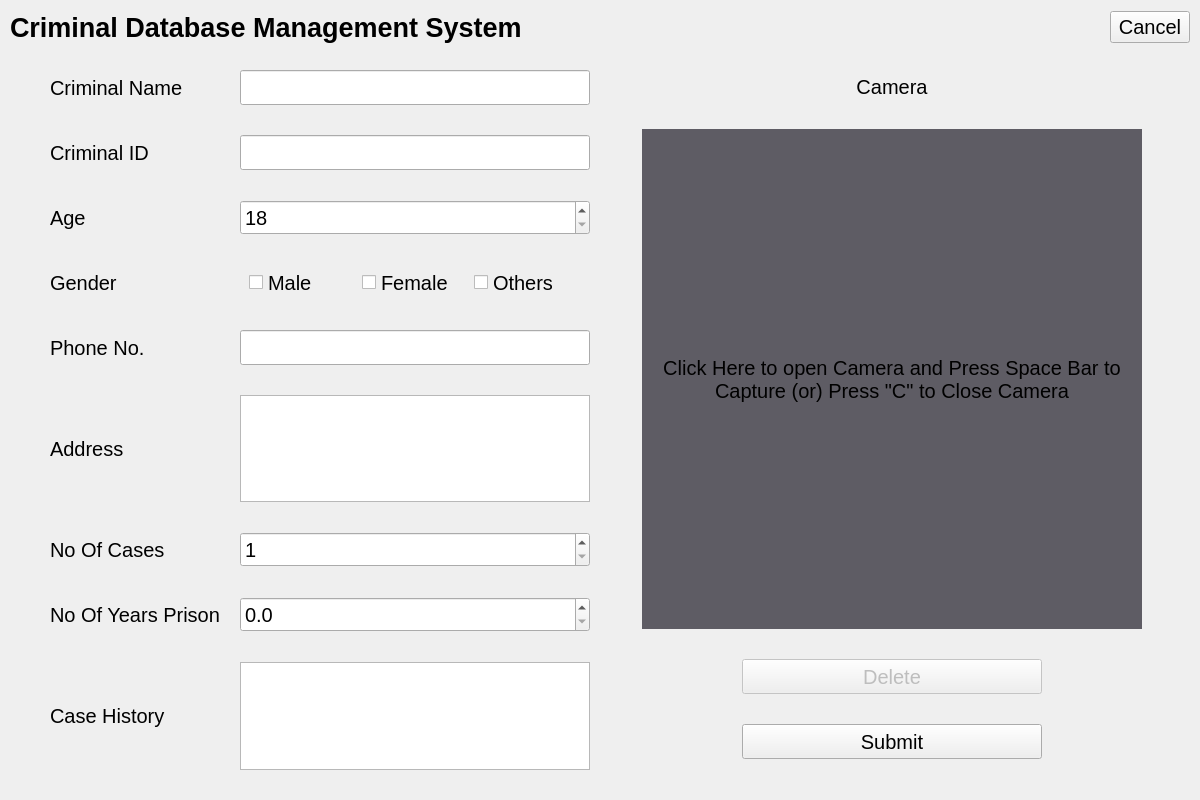
<?xml version="1.0" encoding="UTF-8"?>
<ui version="4.0">
 <class>MainWindow</class>
 <widget class="QMainWindow" name="MainWindow">
  <property name="geometry">
   <rect>
    <x>0</x>
    <y>0</y>
    <width>1200</width>
    <height>800</height>
   </rect>
  </property>
  <property name="sizePolicy">
   <sizepolicy hsizetype="Preferred" vsizetype="Preferred">
    <horstretch>0</horstretch>
    <verstretch>0</verstretch>
   </sizepolicy>
  </property>
  <property name="minimumSize">
   <size>
    <width>1200</width>
    <height>600</height>
   </size>
  </property>
  <property name="maximumSize">
   <size>
    <width>1920</width>
    <height>1080</height>
   </size>
  </property>
  <property name="windowTitle">
   <string>MainWindow</string>
  </property>
  <widget class="QWidget" name="mainWidget">
   <property name="sizePolicy">
    <sizepolicy hsizetype="Preferred" vsizetype="Preferred">
     <horstretch>0</horstretch>
     <verstretch>1</verstretch>
    </sizepolicy>
   </property>
   <property name="maximumSize">
    <size>
     <width>16777215</width>
     <height>16777215</height>
    </size>
   </property>
   <layout class="QVBoxLayout" name="MainLayout">
    <property name="spacing">
     <number>10</number>
    </property>
    <property name="sizeConstraint">
     <enum>QLayout::SetMaximumSize</enum>
    </property>
    <property name="leftMargin">
     <number>10</number>
    </property>
    <property name="topMargin">
     <number>10</number>
    </property>
    <property name="rightMargin">
     <number>10</number>
    </property>
    <property name="bottomMargin">
     <number>10</number>
    </property>
    <item>
     <widget class="QWidget" name="topBar" native="true">
      <property name="minimumSize">
       <size>
        <width>0</width>
        <height>35</height>
       </size>
      </property>
      <layout class="QHBoxLayout" name="horizontalLayout_4">
       <property name="leftMargin">
        <number>0</number>
       </property>
       <property name="topMargin">
        <number>0</number>
       </property>
       <property name="rightMargin">
        <number>0</number>
       </property>
       <property name="bottomMargin">
        <number>0</number>
       </property>
       <item alignment="Qt::AlignVCenter">
        <widget class="QLabel" name="title">
         <property name="sizePolicy">
          <sizepolicy hsizetype="Preferred" vsizetype="Preferred">
           <horstretch>0</horstretch>
           <verstretch>1</verstretch>
          </sizepolicy>
         </property>
         <property name="minimumSize">
          <size>
           <width>0</width>
           <height>30</height>
          </size>
         </property>
         <property name="font">
          <font>
           <pointsize>20</pointsize>
           <weight>75</weight>
           <bold>true</bold>
          </font>
         </property>
         <property name="text">
          <string>Criminal Database Management System</string>
         </property>
         <property name="margin">
          <number>0</number>
         </property>
        </widget>
       </item>
       <item alignment="Qt::AlignRight">
        <widget class="QPushButton" name="cancelBtn">
         <property name="font">
          <font>
           <pointsize>15</pointsize>
          </font>
         </property>
         <property name="text">
          <string>Cancel</string>
         </property>
        </widget>
       </item>
      </layout>
     </widget>
    </item>
    <item>
     <widget class="QWidget" name="criminalWidget" native="true">
      <property name="sizePolicy">
       <sizepolicy hsizetype="Preferred" vsizetype="Preferred">
        <horstretch>0</horstretch>
        <verstretch>1</verstretch>
       </sizepolicy>
      </property>
      <layout class="QHBoxLayout" name="horizontalLayout" stretch="0,0">
       <property name="spacing">
        <number>10</number>
       </property>
       <property name="leftMargin">
        <number>10</number>
       </property>
       <property name="topMargin">
        <number>10</number>
       </property>
       <property name="rightMargin">
        <number>10</number>
       </property>
       <property name="bottomMargin">
        <number>10</number>
       </property>
       <item alignment="Qt::AlignRight|Qt::AlignVCenter">
        <widget class="QWidget" name="criminalDetailsPage" native="true">
         <property name="sizePolicy">
          <sizepolicy hsizetype="Preferred" vsizetype="Preferred">
           <horstretch>1</horstretch>
           <verstretch>0</verstretch>
          </sizepolicy>
         </property>
         <layout class="QGridLayout" name="gridLayout">
          <property name="leftMargin">
           <number>5</number>
          </property>
          <property name="topMargin">
           <number>5</number>
          </property>
          <property name="rightMargin">
           <number>5</number>
          </property>
          <property name="bottomMargin">
           <number>10</number>
          </property>
          <property name="horizontalSpacing">
           <number>20</number>
          </property>
          <property name="verticalSpacing">
           <number>30</number>
          </property>
          <item row="7" column="1">
           <widget class="QLabel" name="noofyrspriLabel">
            <property name="minimumSize">
             <size>
              <width>0</width>
              <height>35</height>
             </size>
            </property>
            <property name="maximumSize">
             <size>
              <width>16777215</width>
              <height>35</height>
             </size>
            </property>
            <property name="font">
             <font>
              <pointsize>15</pointsize>
             </font>
            </property>
            <property name="text">
             <string>No Of Years Prison</string>
            </property>
           </widget>
          </item>
          <item row="0" column="1">
           <widget class="QLabel" name="nameLabel">
            <property name="minimumSize">
             <size>
              <width>0</width>
              <height>35</height>
             </size>
            </property>
            <property name="font">
             <font>
              <pointsize>15</pointsize>
             </font>
            </property>
            <property name="text">
             <string>Criminal Name</string>
            </property>
           </widget>
          </item>
          <item row="5" column="1">
           <widget class="QLabel" name="addressLabel">
            <property name="minimumSize">
             <size>
              <width>0</width>
              <height>35</height>
             </size>
            </property>
            <property name="maximumSize">
             <size>
              <width>16777215</width>
              <height>35</height>
             </size>
            </property>
            <property name="font">
             <font>
              <pointsize>15</pointsize>
             </font>
            </property>
            <property name="text">
             <string>Address</string>
            </property>
           </widget>
          </item>
          <item row="4" column="2">
           <widget class="QLineEdit" name="cPhNo">
            <property name="minimumSize">
             <size>
              <width>350</width>
              <height>35</height>
             </size>
            </property>
            <property name="maximumSize">
             <size>
              <width>16777215</width>
              <height>35</height>
             </size>
            </property>
            <property name="font">
             <font>
              <pointsize>15</pointsize>
             </font>
            </property>
           </widget>
          </item>
          <item row="2" column="1">
           <widget class="QLabel" name="ageLabel">
            <property name="minimumSize">
             <size>
              <width>0</width>
              <height>35</height>
             </size>
            </property>
            <property name="maximumSize">
             <size>
              <width>16777215</width>
              <height>35</height>
             </size>
            </property>
            <property name="font">
             <font>
              <pointsize>15</pointsize>
             </font>
            </property>
            <property name="text">
             <string>Age</string>
            </property>
           </widget>
          </item>
          <item row="0" column="2">
           <widget class="QLineEdit" name="cName">
            <property name="sizePolicy">
             <sizepolicy hsizetype="Preferred" vsizetype="Fixed">
              <horstretch>1</horstretch>
              <verstretch>0</verstretch>
             </sizepolicy>
            </property>
            <property name="minimumSize">
             <size>
              <width>350</width>
              <height>35</height>
             </size>
            </property>
            <property name="font">
             <font>
              <pointsize>15</pointsize>
             </font>
            </property>
           </widget>
          </item>
          <item row="6" column="1">
           <widget class="QLabel" name="noofcaseLabel">
            <property name="minimumSize">
             <size>
              <width>0</width>
              <height>35</height>
             </size>
            </property>
            <property name="maximumSize">
             <size>
              <width>16777215</width>
              <height>35</height>
             </size>
            </property>
            <property name="font">
             <font>
              <pointsize>15</pointsize>
             </font>
            </property>
            <property name="text">
             <string>No Of Cases</string>
            </property>
           </widget>
          </item>
          <item row="4" column="1">
           <widget class="QLabel" name="phnoLabel">
            <property name="minimumSize">
             <size>
              <width>0</width>
              <height>35</height>
             </size>
            </property>
            <property name="maximumSize">
             <size>
              <width>16777215</width>
              <height>35</height>
             </size>
            </property>
            <property name="font">
             <font>
              <pointsize>15</pointsize>
             </font>
            </property>
            <property name="text">
             <string>Phone No.</string>
            </property>
           </widget>
          </item>
          <item row="3" column="1">
           <widget class="QLabel" name="genLabel">
            <property name="minimumSize">
             <size>
              <width>0</width>
              <height>35</height>
             </size>
            </property>
            <property name="maximumSize">
             <size>
              <width>16777215</width>
              <height>35</height>
             </size>
            </property>
            <property name="font">
             <font>
              <pointsize>15</pointsize>
             </font>
            </property>
            <property name="text">
             <string>Gender</string>
            </property>
           </widget>
          </item>
          <item row="1" column="1">
           <widget class="QLabel" name="idLabel">
            <property name="minimumSize">
             <size>
              <width>0</width>
              <height>35</height>
             </size>
            </property>
            <property name="maximumSize">
             <size>
              <width>16777215</width>
              <height>35</height>
             </size>
            </property>
            <property name="font">
             <font>
              <pointsize>15</pointsize>
             </font>
            </property>
            <property name="text">
             <string>Criminal ID</string>
            </property>
           </widget>
          </item>
          <item row="1" column="2">
           <widget class="QLineEdit" name="cId">
            <property name="minimumSize">
             <size>
              <width>350</width>
              <height>35</height>
             </size>
            </property>
            <property name="maximumSize">
             <size>
              <width>16777215</width>
              <height>35</height>
             </size>
            </property>
            <property name="font">
             <font>
              <pointsize>15</pointsize>
             </font>
            </property>
           </widget>
          </item>
          <item row="8" column="2">
           <widget class="QTextEdit" name="cCaseHistory">
            <property name="minimumSize">
             <size>
              <width>350</width>
              <height>0</height>
             </size>
            </property>
            <property name="font">
             <font>
              <pointsize>15</pointsize>
             </font>
            </property>
           </widget>
          </item>
          <item row="8" column="1">
           <widget class="QLabel" name="caseHistoryLabel">
            <property name="minimumSize">
             <size>
              <width>0</width>
              <height>35</height>
             </size>
            </property>
            <property name="maximumSize">
             <size>
              <width>16777215</width>
              <height>35</height>
             </size>
            </property>
            <property name="font">
             <font>
              <pointsize>15</pointsize>
             </font>
            </property>
            <property name="text">
             <string>Case History</string>
            </property>
           </widget>
          </item>
          <item row="6" column="2">
           <widget class="QSpinBox" name="cNoOfCases">
            <property name="minimumSize">
             <size>
              <width>350</width>
              <height>35</height>
             </size>
            </property>
            <property name="maximumSize">
             <size>
              <width>16777215</width>
              <height>35</height>
             </size>
            </property>
            <property name="font">
             <font>
              <pointsize>15</pointsize>
             </font>
            </property>
            <property name="minimum">
             <number>1</number>
            </property>
            <property name="maximum">
             <number>150</number>
            </property>
           </widget>
          </item>
          <item row="5" column="2">
           <widget class="QTextEdit" name="cAddress">
            <property name="minimumSize">
             <size>
              <width>350</width>
              <height>0</height>
             </size>
            </property>
            <property name="font">
             <font>
              <pointsize>15</pointsize>
             </font>
            </property>
           </widget>
          </item>
          <item row="2" column="2">
           <widget class="QSpinBox" name="cAge">
            <property name="minimumSize">
             <size>
              <width>350</width>
              <height>35</height>
             </size>
            </property>
            <property name="maximumSize">
             <size>
              <width>16777215</width>
              <height>35</height>
             </size>
            </property>
            <property name="font">
             <font>
              <pointsize>15</pointsize>
             </font>
            </property>
            <property name="minimum">
             <number>18</number>
            </property>
            <property name="maximum">
             <number>120</number>
            </property>
           </widget>
          </item>
          <item row="3" column="2">
           <widget class="QWidget" name="genWidget" native="true">
            <property name="minimumSize">
             <size>
              <width>350</width>
              <height>35</height>
             </size>
            </property>
            <property name="maximumSize">
             <size>
              <width>16777215</width>
              <height>35</height>
             </size>
            </property>
            <layout class="QHBoxLayout" name="horizontalLayout_2">
             <item>
              <widget class="QCheckBox" name="maleBtn">
               <property name="font">
                <font>
                 <pointsize>15</pointsize>
                </font>
               </property>
               <property name="text">
                <string>Male</string>
               </property>
              </widget>
             </item>
             <item>
              <widget class="QCheckBox" name="femaleBtn">
               <property name="font">
                <font>
                 <pointsize>15</pointsize>
                </font>
               </property>
               <property name="text">
                <string>Female</string>
               </property>
              </widget>
             </item>
             <item>
              <widget class="QCheckBox" name="othersBtn">
               <property name="font">
                <font>
                 <pointsize>15</pointsize>
                </font>
               </property>
               <property name="text">
                <string>Others</string>
               </property>
              </widget>
             </item>
            </layout>
           </widget>
          </item>
          <item row="7" column="2">
           <widget class="QDoubleSpinBox" name="cNoOfYrsPrison">
            <property name="minimumSize">
             <size>
              <width>350</width>
              <height>35</height>
             </size>
            </property>
            <property name="maximumSize">
             <size>
              <width>16777215</width>
              <height>35</height>
             </size>
            </property>
            <property name="font">
             <font>
              <pointsize>15</pointsize>
             </font>
            </property>
            <property name="suffix">
             <string/>
            </property>
            <property name="decimals">
             <number>1</number>
            </property>
            <property name="maximum">
             <double>24.000000000000000</double>
            </property>
            <property name="singleStep">
             <double>0.100000000000000</double>
            </property>
           </widget>
          </item>
         </layout>
        </widget>
       </item>
       <item alignment="Qt::AlignHCenter|Qt::AlignVCenter">
        <widget class="QWidget" name="criminalDetailsCamera" native="true">
         <property name="enabled">
          <bool>true</bool>
         </property>
         <property name="sizePolicy">
          <sizepolicy hsizetype="Preferred" vsizetype="Preferred">
           <horstretch>1</horstretch>
           <verstretch>1</verstretch>
          </sizepolicy>
         </property>
         <property name="font">
          <font>
           <pointsize>15</pointsize>
          </font>
         </property>
         <layout class="QVBoxLayout" name="verticalLayout_2" stretch="0,0,0,0">
          <property name="spacing">
           <number>30</number>
          </property>
          <property name="leftMargin">
           <number>5</number>
          </property>
          <property name="topMargin">
           <number>0</number>
          </property>
          <property name="rightMargin">
           <number>5</number>
          </property>
          <property name="bottomMargin">
           <number>10</number>
          </property>
          <item alignment="Qt::AlignVCenter">
           <widget class="QLabel" name="cameraLabel">
            <property name="text">
             <string>Camera</string>
            </property>
            <property name="alignment">
             <set>Qt::AlignCenter</set>
            </property>
           </widget>
          </item>
          <item alignment="Qt::AlignHCenter|Qt::AlignVCenter">
           <widget class="QLabel" name="cameraView">
            <property name="sizePolicy">
             <sizepolicy hsizetype="Preferred" vsizetype="Preferred">
              <horstretch>1</horstretch>
              <verstretch>0</verstretch>
             </sizepolicy>
            </property>
            <property name="minimumSize">
             <size>
              <width>500</width>
              <height>500</height>
             </size>
            </property>
            <property name="styleSheet">
             <string notr="true">background-color: rgb(94, 92, 100);</string>
            </property>
            <property name="text">
             <string>Click Here to open Camera and Press Space Bar to Capture (or) Press &quot;C&quot; to Close Camera</string>
            </property>
            <property name="scaledContents">
             <bool>true</bool>
            </property>
            <property name="alignment">
             <set>Qt::AlignCenter</set>
            </property>
            <property name="wordWrap">
             <bool>true</bool>
            </property>
           </widget>
          </item>
          <item alignment="Qt::AlignHCenter">
           <widget class="QPushButton" name="deleteBtn">
            <property name="enabled">
             <bool>false</bool>
            </property>
            <property name="minimumSize">
             <size>
              <width>300</width>
              <height>35</height>
             </size>
            </property>
            <property name="maximumSize">
             <size>
              <width>300</width>
              <height>35</height>
             </size>
            </property>
            <property name="text">
             <string>Delete</string>
            </property>
           </widget>
          </item>
          <item alignment="Qt::AlignHCenter|Qt::AlignBottom">
           <widget class="QPushButton" name="submitBtn">
            <property name="minimumSize">
             <size>
              <width>300</width>
              <height>35</height>
             </size>
            </property>
            <property name="maximumSize">
             <size>
              <width>300</width>
              <height>35</height>
             </size>
            </property>
            <property name="text">
             <string>Submit</string>
            </property>
           </widget>
          </item>
         </layout>
        </widget>
       </item>
      </layout>
     </widget>
    </item>
   </layout>
  </widget>
 </widget>
 <tabstops>
  <tabstop>cName</tabstop>
  <tabstop>cId</tabstop>
  <tabstop>cAge</tabstop>
  <tabstop>maleBtn</tabstop>
  <tabstop>femaleBtn</tabstop>
  <tabstop>othersBtn</tabstop>
  <tabstop>cPhNo</tabstop>
  <tabstop>cAddress</tabstop>
  <tabstop>cNoOfCases</tabstop>
  <tabstop>cNoOfYrsPrison</tabstop>
  <tabstop>cCaseHistory</tabstop>
  <tabstop>submitBtn</tabstop>
  <tabstop>cancelBtn</tabstop>
 </tabstops>
 <resources/>
 <connections/>
</ui>
